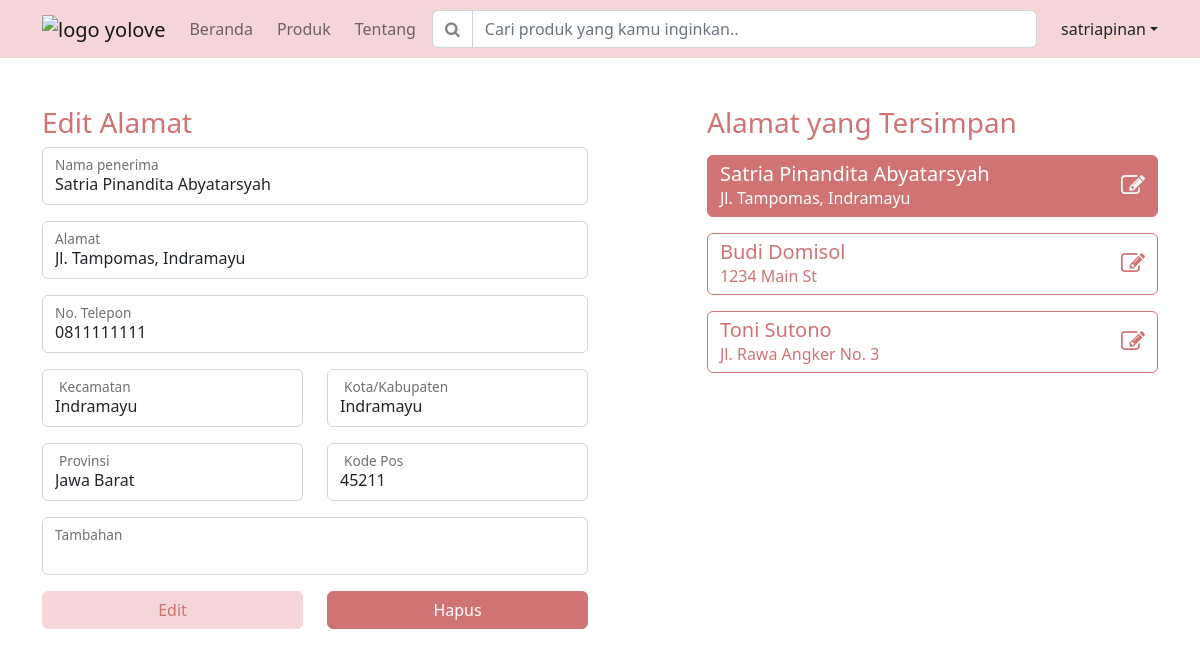
The app's page /profile_edit.php?alamat_edit=1 (signed in) with its own data.
### tables this page shows
CREATE TABLE `detail_pengiriman` (
  `id_detail_pengiriman` int(11) NOT NULL,
  `nama_penerima` varchar(255) NOT NULL,
  `no_telp` varchar(15) NOT NULL,
  `alamat` varchar(255) NOT NULL,
  `kecamatan` varchar(255) NOT NULL,
  `kota` varchar(255) NOT NULL,
  `provinsi` varchar(255) NOT NULL,
  `kode_pos` varchar(10) NOT NULL,
  `tambahan` varchar(255) DEFAULT NULL,
  `username` varchar(255) NOT NULL
);

### profile_edit.php (the view, shortened to what this page needs)
<?php
include("config.php");
$username = $_SESSION['username'];
$query = "SELECT * FROM detail_pengiriman WHERE username='$username'";
$alamat_simpan = mysqli_query($conn, $query);
if(!empty($_GET['alamat_edit'])) {
	$id_edit_alamat = $_GET['alamat_edit'];
	$query = "SELECT * FROM detail_pengiriman WHERE id_detail_pengiriman='$id_edit_alamat'";
	$detail_edit_alamat = mysqli_query($conn, $query);
	$data_edit_alamat = mysqli_fetch_array($detail_edit_alamat, MYSQLI_ASSOC);
}
?>
<!DOCTYPE html>
<html>
	<head>
		<link rel="stylesheet" href="https://stackpath.bootstrapcdn.com/font-awesome/4.7.0/css/font-awesome.min.css">
		<link rel="stylesheet" type="text/css" href="style/style.css">
	</head>
	<body>
		<?php
		include "navbar.php";
		?>
		<main class="container-sm container-md container-lg container-xl container-xxl pb-5">
			<div class="row justify-content-between">
				<div class="col-6">
					<?php
						if(!empty($_GET['alamat_edit']))
						{echo "<h3 class='text-secondary'>Edit Alamat</h3>";}
						else{echo "<h3 class='text-secondary'>Tambah Alamat</h3>";}
					?>
					<form action="profile_edit.php" method="POST">
						<div class="form-floating mb-3">
							<input name="penerima" type="text" class="form-control" id="nama"
							<?php
								if(!empty($_GET['alamat_edit']))
								{echo "value='{$data_edit_alamat['nama_penerima']}'";}
							?> required>
							<label for="namadepan">Nama penerima</label>
						</div>
						<div class="form-floating mb-3">
							<input name="alamat" type="text" class="form-control" id="alamat"
							<?php
								if(!empty($_GET['alamat_edit']))
								{echo "value='{$data_edit_alamat['alamat']}'";}
							?> required>
							<label for="alamat">Alamat</label>
						</div>
						<div class="form-floating mb-3">
							<input name="tel" type="tel" class="form-control" id="tel"
							<?php
								if(!empty($_GET['alamat_edit']))
								{echo "value='{$data_edit_alamat['no_telp']}'";}
							?> required>
							<label for="tel">No. Telepon</label>
						</div>
						<div class="row">
							<div class="form-floating col-6 mb-3">
								<input name="kecamatan" type="text" class="form-control" id="kecamatan"
								<?php
									if(!empty($_GET['alamat_edit']))
									{echo "value='{$data_edit_alamat['kecamatan']}'";}
								?> required>
								<label for="kecamatan" class="ms-3">Kecamatan</label>
							</div>
							<div class="form-floating col-6 mb-3">
								<input name="kotakab" type="text" class="form-control" id="kotakab"
								<?php
									if(!empty($_GET['alamat_edit']))
									{echo "value='{$data_edit_alamat['kota']}'";}
								?> required>
								<label for="kotakab" class="ms-3">Kota/Kabupaten</label>
							</div>
						</div>
						<div class="row">
							<div class="form-floating col-6 mb-3">
								<input name="provinsi" type="text" class="form-control" id="provinsi"
								<?php
									if(!empty($_GET['alamat_edit']))
									{echo "value='{$data_edit_alamat['provinsi']}'";}
								?> required>
								<label for="provinsi" class="ms-3">Provinsi</label>
							</div>
							<div class="form-floating col-6 mb-3">
								<input name="kodepos" type="text" class="form-control" id="kodepos"
								<?php
									if(!empty($_GET['alamat_edit']))
									{echo "value='{$data_edit_alamat['kode_pos']}'";}
								?> required>
								<label for="kodepos" class="ms-3">Kode Pos</label>
							</div>
						</div>
						<div class="form-floating mb-3">
							<input name="tambahan"type="text" class="form-control" id="tambahan"
							<?php
								if(!empty($_GET['alamat_edit']))
								{echo "value='{$data_edit_alamat['tambahan']}'";}
							?>>
							<label for="tambahan">Tambahan</label>
						</div>
						<div class="row">
							<div class="col">
								<?php
									if(!empty($_GET['alamat_edit'])){
										echo "<button name='edit_pengiriman' class='w-100 btn btn-primary' type='submit'>Edit</button>";
									} else {
										echo "<button name='pengiriman' class='w-100 btn btn-primary' type='submit'>Tambah</button>";
									}
								?>
							</div>
							<?php
								if(!empty($_GET['alamat_edit'])){
									echo "<div class='col'>";
									echo "<a href='profile_edit.php?hapus_alamat={$data_edit_alamat['id_detail_pengiriman']}' class='w-100 btn btn-secondary'>Hapus</a>";
									echo "</div>";
								}
							?>
						</div>
					</form>
				</div>
				<div class="col-5">
					<h3 class="text-secondary mb-3">Alamat yang Tersimpan</h3>
					<?php
    					while($row = mysqli_fetch_array($alamat_simpan, MYSQLI_ASSOC)) {
    						echo "<a href='profile_edit.php?alamat_edit={$row['id_detail_pengiriman']}'
    						       class='rounded btn ";
    						       if($_GET['alamat_edit']==$row['id_detail_pengiriman'])
    						       {echo "btn-secondary";}
    						       else{echo "btn-outline-secondary";} echo " text-start w-100 mb-3'>
									<div class='d-flex justify-content-between align-items-center'>
										<div>
											<h5 class='mb-0'>{$row['nama_penerima']}</h5>
											<p class='fw-light mb-0'>{$row['alamat']}</p>
										</div>
										<div>
											<i class='fa fa-pencil-square-o fs-4'></i>
										</div>
									</div>
								  </a>";
						}
					?>
				</div>
			</div>
		</main>
	</body>
</html>

### records on screen
detail_pengiriman: penerima "Satria Pinandita Abyatarsyah", alamat "Jl. Tampomas, Indramayu", tel "0811111111", kecamatan "Indramayu", kotakab "Indramayu", provinsi "Jawa Barat", kodepos "45211", nama_penerima "Satria Pinandita Abyatarsyah"
detail_pengiriman: nama_penerima "Budi Domisol", alamat "1234 Main St"
detail_pengiriman: nama_penerima "Toni Sutono", alamat "Jl. Rawa Angker No. 3"

### other values on screen
$username "satriapinan"
